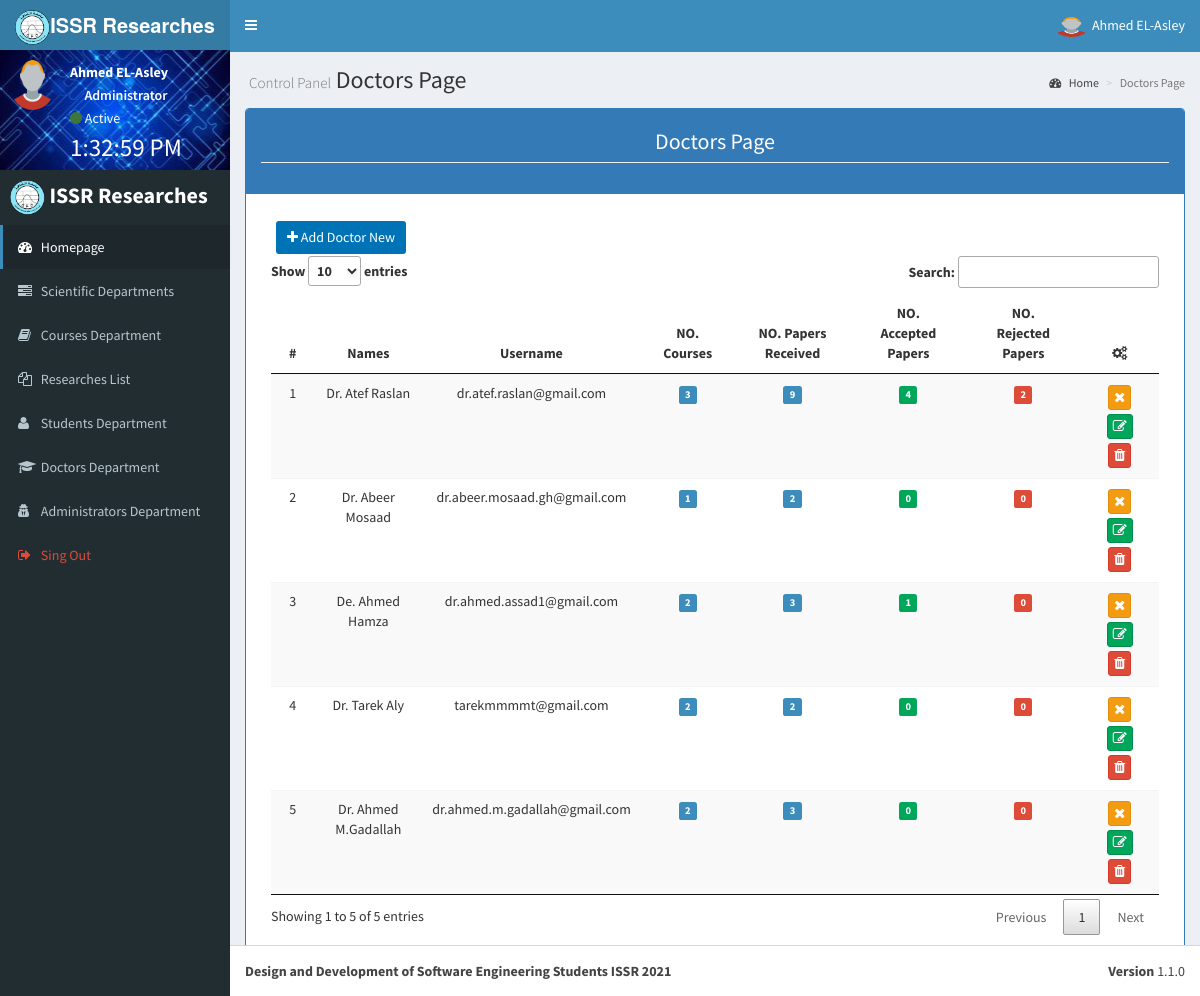
/en/users.php?do=All_Doctors (signed in), run on the app's committed database.
### tables this page shows
CREATE TABLE `issr_users` (
  `id` int(11) NOT NULL,
  `username` varchar(255) DEFAULT NULL,
  `email` varchar(255) DEFAULT NULL,
  `national_id` varchar(255) DEFAULT NULL,
  `password` varchar(255) DEFAULT NULL,
  `name` varchar(255) DEFAULT NULL,
  `phone` varchar(255) DEFAULT NULL,
  `address` varchar(255) DEFAULT NULL,
  `job` varchar(255) DEFAULT NULL,
  `department` int(11) NOT NULL DEFAULT 0,
  `notes` text DEFAULT NULL,
  `date` date NOT NULL DEFAULT current_timestamp(),
  `department_type` tinyint(1) NOT NULL DEFAULT 0,
  `admin` tinyint(1) NOT NULL DEFAULT 0,
  `created_time` timestamp NOT NULL DEFAULT current_timestamp(),
  `updated_time` datetime NOT NULL DEFAULT '1970-01-01 00:00:00' ON UPDATE current_timestamp()
);

### en/includes/functions/all.php (the view, shortened to what this page needs)
<?php
	function getTable($condition, $case, $nameHeader, $title, $path, $link, $field, $table, $innerJoin, $where, $and, $orderfield, $ordering) {
		$value = getAll("$field","$table","$innerJoin","$where","$and","$orderfield","$ordering");
			getHeader($nameHeader);
			?>
			<section class="content">
				<div class="row">
					<div class="col-lg-12">
						<div class="panel panel-primary">
							<div class="panel-heading">
								<h3 class="panel-title page-header text-center"><?php echo $title ?> </h3>
							</div>
							<div class="panel-body">
								<div class="box-body ">
									<div class="table-responsive">
										<table id="myTable" class="table table-striped text-center" >
											<?php if ($condition == "persons") { ?>
												<?php if ($case == "all_persons") { ?>
												<?php } elseif ($case == "all_doctors") {?>
													<?php button("users.php?do=Add_Doctor", " btn-sm bg-blue", "Add", "plus", "", "Add Doctor New"); ?>
													<thead>
														<tr>
															<th>#</th>
															<th>Names</th>
															<th>Username</th>
															<th>NO. Courses</th>
															<th>NO. Papers Received</th>
															<th>NO. Accepted Papers</th>
															<th>NO. Rejected Papers</th>
															<th><i class="fa fa-gears"></i></th>
														</tr>
													</thead>
													<tbody>
													<?php
														$serial=0;
														foreach($value as $key) {
															$doctor_Id = $key['id'] ;
															$count_Courses = countItems("issr_subjects_doctors_registration.id", "issr_subjects_doctors_registration", "", "WHERE issr_subjects_doctors_registration.doctor = $doctor_Id", "");
															$papers_Registered = countItems("issr_upload_researches.id", "issr_subjects", "INNER JOIN issr_upload_researches ON issr_subjects.id = issr_upload_researches.subject INNER JOIN issr_subjects_doctors_registration ON issr_subjects.id = issr_subjects_doctors_registration.subject", "WHERE issr_subjects_doctors_registration.doctor = $doctor_Id", "");
															$accepted_Papers = countItems("issr_upload_researches.id", "issr_subjects", "INNER JOIN issr_upload_researches ON issr_subjects.id = issr_upload_researches.subject INNER JOIN issr_subjects_doctors_registration ON issr_subjects.id = issr_subjects_doctors_registration.subject", "WHERE issr_subjects_doctors_registration.doctor = $doctor_Id", "AND issr_upload_researches.status = 1");
															$rejected_Papers = countItems("issr_upload_researches.id", "issr_subjects", "INNER JOIN issr_upload_researches ON issr_subjects.id = issr_upload_researches.subject INNER JOIN issr_subjects_doctors_registration ON issr_subjects.id = issr_subjects_doctors_registration.subject", "WHERE issr_subjects_doctors_registration.doctor = $doctor_Id", "AND issr_upload_researches.status = 2");
															$serial +=1;
															echo "<tr>";
																echo "<td>" . $serial . "</td>";
																echo "<td>" . $key["name"] . "</td>";
																echo "<td>" . $key["username"] . "</td>";
																echo "<td><span class='label label-primary'>" . $count_Courses . "</span></td>";
																echo "<td><span class='label label-primary'>" . $papers_Registered . "</span></td>";
																echo "<td><span class='label label-success'>" . $accepted_Papers . "</span></td>";
																echo "<td><span class='label label-danger'>" . $rejected_Papers . "</span></td>";
																echo "<td>";
																	if ($key["admin"] == 0 ) {
																		button("users.php?do=Admin_User&id=" . $doctor_Id . "", "btn-primary btn-xs", "Active User", "check", "");
																	} elseif ($key["admin"] == 1 ) {
																		button("users.php?do=NO_Admin_User&id=" . $doctor_Id . "", "btn-warning btn-xs", "Not Avtive User", "close", "");
																	}
																echo "</td>";
															echo "</tr>";
														}
													?>
													</tbody>
												<?php } ?>
											<?php } ?>
										</table>
									</div>
								</div>
							</div>
						</div>
					</div>
				</div>
			</section>
		<?php
	}

### en/includes/templates/navbar.php (shortened to what this page needs)
<?php
  $getUser = $con->prepare("SELECT * FROM issr_users WHERE username = ? ");
  $getUser->execute(array($_SESSION['username']));
  $user = $getUser->fetch();
?>
  <body class="hold-transition skin-blue sidebar-mini" id="body">
    <div class="wrapper">
      <header class="main-header">
        <a href="dashboard.php" class="logo">
          <span class="logo-lg"><img class="img-circle" src="<?php echo $img.'/Background.png' ?>" alt = ""  style="width:35px;height:35px;"/><b>ISSR Researches</b></span>
        </a>
        <nav class="navbar navbar-static-top" role="navigation">
          <a href="" class="sidebar-toggle" data-toggle="offcanvas" role="button">
          </a>
          <div class="navbar-custom-menu" >
            <ul class="nav navbar-nav">
              <li class="dropdown user user-menu">
                <a class="dropdown-toggle" data-toggle="dropdown">
                  <?php
                    if (empty($user['picture'])) {
                      echo '<img class="img-circle" src="'. $img.'/person.png"alt = ""  style="width:35px;height:20px;"/>';
                      } else {
                        echo '<img  class="img-circle" src="uploads/users/' . $user['picture'] . '"alt = "" style="width:35px;height:20px;"/>';
                      }
                  ?>
                  <span class=""><?php echo $user['name'] ?></span>
                </a>
              </li>
            </ul>
          </div>
        </nav>
      </header>
      <aside class="main-sidebar" >
        <section class="sidebar">
          <div class="user-panel" style="background: url('<?php if (empty($user['background']) ){ echo "$img/Background_users.jpg"; }else{ echo "uploads//Background//" . $user['background']; } ?>') center center;">
            <div class="pull-left image" style="margin-bottom:50px;">
              <?php
                    if (empty($user['picture'])) {
                      echo '<img class="img-circle" src="'. $img.'/person.png"alt = ""  style="width:50px;height:50px;"/>';
                      } else {
                        echo '<img  class="img-circle" src="uploads/users/' . $user['picture'] . '"alt = "" style="width:50px;height:50px;"/>';
                      }
                  ?>
            </div>
            <div class="pull-right info">
              <p><b><?php echo $user['name'] ?></b></p>
              <p class="text-center"><?php if ($user['department_type'] == 0 ) { echo "Administrator"; } elseif ($user['department_type']==1){ echo "Doctor" ;} elseif ($user['department_type']==2){ echo "Student" ;} ?></p>
              <i class="fa fa-circle text-success"></i> Active
              <div class="clock" id="clock"> </div>
            </div>
          </div>
          <ul class="sidebar-menu" >
            <div style="margin:10px;color:#FFF;font-size:22px;">
              <img class="img-circle" src="<?php echo $img.'/Background.png' ?>" alt = ""  style="width:35px;height:35px;"/><b> ISSR Researches</b>
            </div>
            <?php
              menu("active", "dashboard.php", "dashboard", "", "Homepage");
              if ( $user['department_type'] == 0 ) {
                menu("", "departments.php", "tasks", "", "Scientific Departments");
                menu("", "subjects.php", "book", "", "Courses Department");
                menu("", "researches.php", "files-o", "", "Researches List");
                menu("", "users.php?do=All_Students", "user", "", "Students Department");
                menu("", "users.php?do=All_Doctors", "graduation-cap", "", "Doctors Department");
                menu("", "users.php?do=All_Administrators", "user-secret", "", "Administrators Department");
              }
            ?>
          </ul>
        </section>
      </aside>
      <div class="content-wrapper">

### en/includes/functions/basics.php (shortened to what this page needs)
<?php
	function getAll($field, $table, $innerJoin, $where, $and, $orderfield, $ordering) {
		global $con;
		$getAll = $con->prepare("SELECT $field FROM $table $innerJoin $where $and ORDER BY $orderfield $ordering");
		$getAll->execute();
		$all = $getAll->fetchAll();
		return $all;
	}
	function countItems($field, $table, $innerJoin, $where, $and) {
		global $con;
		$statement1 = $con->prepare("SELECT COUNT($field) FROM $table $innerJoin $where $and");
		$statement1->execute();
		$count1 = $statement1->fetchColumn();
		return $count1;
	}
	function menu($class, $link, $icon, $color, $name){
		echo '<li class="'. $class . '">
				<a href="'. $link .'"> <i class="fa fa-'. $icon .' text-'. $color .'"></i> <span class=" text-'.$color .'">'. $name .'</span></a>
			</li>';
	}
	function getHeader($name) {
		?>
			<section class="content-header">
				<h1><small>Control Panel</small> <?php echo $name ?></h1>
				<ol class="breadcrumb">
					<li><a href="dashboard.php" ><i class="fa fa-dashboard"></i> Home</a></li>
					<li class="active"><?php echo $name ?></li>
				</ol>
			</section>
		<?php
	}
		?>
		<?php
	function button($link, $class, $title, $icon, $color, $value = NULL) {
		echo '<a href="' . $link .'" style="margin:2px 5px;font-size:14px;" class="btn confirm ' . $class .'" role="button" title="' . $title .'"><i class="fa fa-' . $icon . " " . $color .'"></i> ' . $value . '</a>';
	}
		?>

### en/layout/css/style.css (style rules this page uses)
.clock { margin-top : 10px; color: #fff; font-size: 25px; border-radius: 1px; }

### data on the page
issr_users: name "Ahmed EL-Asley"
issr_users: name "Dr. Atef Raslan", username "dr.atef.raslan@gmail.com", count_Courses "3", papers_Registered "9", id "4", rejected_Papers "2"
issr_users: name "Dr. Abeer Mosaad", username "dr.abeer.mosaad.gh@gmail.com", count_Courses "1", papers_Registered "2", accepted_Papers "0", rejected_Papers "0"
issr_users: name "De. Ahmed Hamza", username "dr.ahmed.assad1@gmail.com", count_Courses "2", papers_Registered "3", accepted_Papers "1", rejected_Papers "0"
issr_users: name "Dr. Tarek Aly", username "tarekmmmmt@gmail.com", count_Courses "2", papers_Registered "2", accepted_Papers "0", rejected_Papers "0"
issr_users: name "Dr. Ahmed M.Gadallah", username "dr.ahmed.m.gadallah@gmail.com", count_Courses "2", papers_Registered "3", accepted_Papers "0", rejected_Papers "0"

### other printed values
$name "Homepage Scientific Departments Courses Department Researches List Students Department Doctors Department Administrators Department Sing Out"
$name "Doctors Page"
$title "Doctors Page"
$value "Add Doctor New"
